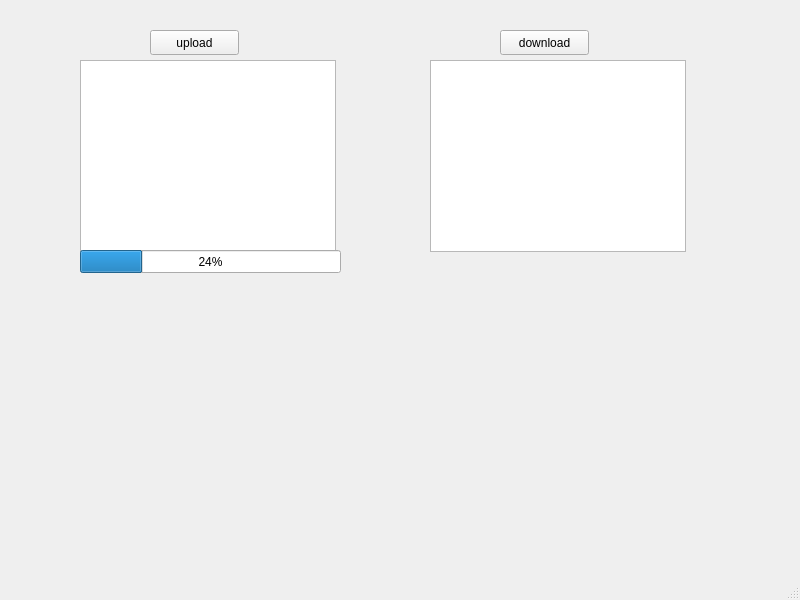
<?xml version="1.0" encoding="UTF-8"?>
<ui version="4.0">
 <class>MainWindow</class>
 <widget class="QMainWindow" name="MainWindow">
  <property name="geometry">
   <rect>
    <x>0</x>
    <y>0</y>
    <width>800</width>
    <height>600</height>
   </rect>
  </property>
  <property name="windowTitle">
   <string>MainWindow</string>
  </property>
  <widget class="QWidget" name="centralwidget">
   <widget class="QPushButton" name="pushButton">
    <property name="geometry">
     <rect>
      <x>150</x>
      <y>30</y>
      <width>89</width>
      <height>25</height>
     </rect>
    </property>
    <property name="text">
     <string>upload</string>
    </property>
   </widget>
   <widget class="QPushButton" name="pushButton_2">
    <property name="geometry">
     <rect>
      <x>500</x>
      <y>30</y>
      <width>89</width>
      <height>25</height>
     </rect>
    </property>
    <property name="text">
     <string>download</string>
    </property>
   </widget>
   <widget class="QListView" name="listView">
    <property name="geometry">
     <rect>
      <x>80</x>
      <y>60</y>
      <width>256</width>
      <height>192</height>
     </rect>
    </property>
   </widget>
   <widget class="QListView" name="listView_2">
    <property name="geometry">
     <rect>
      <x>430</x>
      <y>60</y>
      <width>256</width>
      <height>192</height>
     </rect>
    </property>
   </widget>
   <widget class="QProgressBar" name="progressBar">
    <property name="geometry">
     <rect>
      <x>80</x>
      <y>250</y>
      <width>261</width>
      <height>23</height>
     </rect>
    </property>
    <property name="value">
     <number>24</number>
    </property>
   </widget>
  </widget>
  <widget class="QMenuBar" name="menubar">
   <property name="geometry">
    <rect>
     <x>0</x>
     <y>0</y>
     <width>800</width>
     <height>28</height>
    </rect>
   </property>
  </widget>
  <widget class="QStatusBar" name="statusbar"/>
 </widget>
 <resources/>
 <connections/>
</ui>
